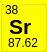
   <widget class="QGroupBox" name="groupBox_3">
    <property name="geometry">
     <rect>
      <x>52</x>
      <y>207</y>
      <width>47</width>
      <height>52</height>
     </rect>
    </property>
    <property name="autoFillBackground">
     <bool>false</bool>
    </property>
    <property name="styleSheet">
     <string notr="true">background-color: rgb(255, 255, 0);</string>
    </property>
    <property name="title">
     <string/>
    </property>
    <property name="flat">
     <bool>false</bool>
    </property>
    <widget class="QLabel" name="label_15">
     <property name="geometry">
      <rect>
       <x>5</x>
       <y>2</y>
       <width>16</width>
       <height>16</height>
      </rect>
     </property>
     <property name="text">
      <string>38</string>
     </property>
    </widget>
    <widget class="QLabel" name="label_16">
     <property name="geometry">
      <rect>
       <x>8</x>
       <y>36</y>
       <width>33</width>
       <height>13</height>
      </rect>
     </property>
     <property name="text">
      <string>87.62</string>
     </property>
    </widget>
    <widget class="QLabel" name="label_17">
     <property name="geometry">
      <rect>
       <x>9</x>
       <y>16</y>
       <width>31</width>
       <height>21</height>
      </rect>
     </property>
     <property name="font">
      <font>
       <pointsize>16</pointsize>
       <weight>75</weight>
       <bold>true</bold>
      </font>
     </property>
     <property name="text">
      <string>Sr</string>
     </property>
    </widget>
   </widget>
